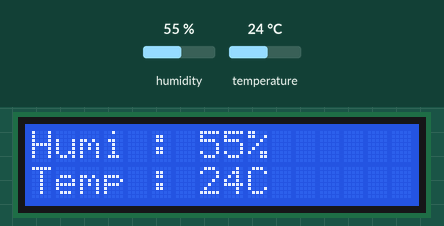
Simulated run of this sketch. Board: Arduino Uno, built with avr-gcc and run on an emulated ATmega328P. Shown: 16×2 character LCD. Inputs (shaded band) come from the test bench; at power-on: humidity 55 %, temperature 24 °C. WiFi joins after 1.5 s; servers stay silent unless stated; what the sketch prints to the serial monitor is not drawn.

Above: at 7.4 s.
7.5 s: humidity set to 22 %
At 16.97 s:
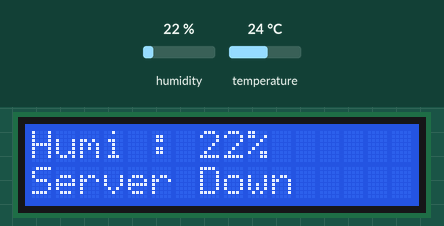
18.5 s: temperature set to 12 °C
At 23.0 s:
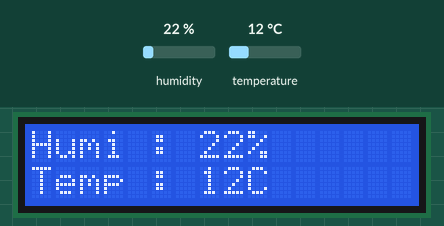
28.3 s: humidity set to 40 %
At 33.0 s:
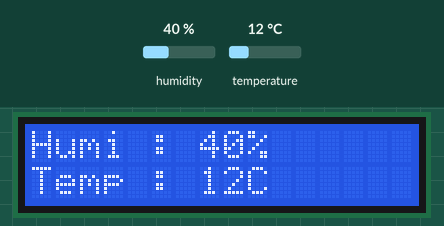
38.3 s: temperature set to 19 °C
At 43.0 s:
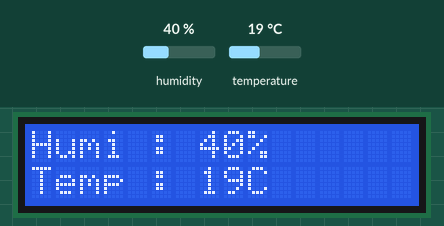
Timing chart, 0 to 44.5 s (numbered marks = the images above; inputs shaded):
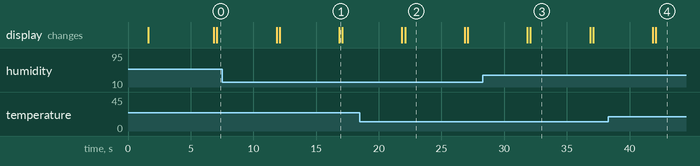

The sketch:

Project_work_hotel_DHTsensor.ino
```cpp
/*
 WiFiEsp test: ClientTest
http://www.kccistc.net/
작성일 : 2021.08.04
작성자 : IoT 임베디드 LJY
*/
#define DEBUG
//#define DEBUG_WIFI //와이파이 정보 확인하고 싶으면 주석 해제, 디버그용

#define AP_SSID "iotsystem2"
#define AP_PASS "iotsystem20"
#define SERVER_NAME "192.168.10.74"
#define SERVER_PORT 5000
#define LOGID "LJY_ARD"
#define PASSWD "PASSWD"

#define WIFITX 7  //7:TX -->ESP8266 RX
#define WIFIRX 6 //6:RX-->ESP8266 TX

#define DOOR_PIN 3

#define CMD_SIZE 50 //for recv & send buf size
#define ARR_CNT 5 //문자열 파싱할 때 파싱한 개수를 구분하기 위한 카운터 디파인

#define DHTPIN 10     // Digital pin connected to the DHT sensor
#define DHTTYPE DHT11   // DHT 11

#include "WiFiEsp.h"
#include "SoftwareSerial.h"
#include <TimerOne.h> //아두이노 MCU인 AVR328의 0, 1, 2 타이머 중 1번 타이머를 쓰겠다
#include <Wire.h> //I2C
#include <LiquidCrystal_I2C.h>
#include "DHT.h"

LiquidCrystal_I2C lcd(0x27, 16, 2); //I2C LCD init

char sendBuf[CMD_SIZE];

bool timerIsrFlag = false; //타이머 발생여부 체크 플래그
unsigned int secCount; //최대 65535까지 카운트 가능

char sendId[10]= "LJY_LDP";
//char* sendId = "LJY_SMP"; //반환받은 아이디 초기화
//새로운 값으로 복사는 안된다. 동적 메모리를 할당해야한다.
//k의 주소값을 저장하기 때문에 readonly 영역을 발생하기 때문에 멈춰야 정상

SoftwareSerial wifiSerial(WIFIRX, WIFITX); //seiral init
WiFiEspClient client; //for socket client

DHT dht(DHTPIN, DHTTYPE);

char lcdLine1[17]="Smart IoT By LJY"; //null문자까지 포함해서 16+1 = 17
char lcdLine2[17]="WiFi Connecting!";
boolean lastButton = LOW;     // 버튼의 이전 상태 저장
boolean currentButton = LOW;    // 버튼의 현재 상태 저장
boolean ledOn = false;      // LED의 현재 상태 (on/off)
boolean cdsFlag = false; //50% 이상 이하 구분을 위한 불리언(참,거짓)플래그

int h; //Humidity
int t; //Temperature

void setup() {

  // put your setup code here, to run once:
    lcd.init(); //클래스 = 멤버변수 + 멤버함수, C++
    lcd.backlight();
    lcdDisplay(0,0,lcdLine1);//x축 가로, y축 세로
    lcdDisplay(0,1,lcdLine2);

    Serial.begin(115200); //DEBUG
    wifi_Setup(); //처음 AP에 연결되었을 때만 실행

    dht.begin();

    Timer1.initialize(1000000);
     //마이크로초 단위, 100만 마이크로초 = 1초
     //1000 = 1밀리초
    Timer1.attachInterrupt(timerIsr); // timerIsr 호출, timerIsr to run every 1 seconds
}

void loop() {
  // put your main code here, to run repeatedly:
  if(client.available()) { //클라이언트에서 데이터가 들어왔으면
    socketEvent();
  }
//reuse possible
  if (timerIsrFlag) //1초마다 셋
  {
    timerIsrFlag = false; //무한정 루프를 도는 것을 방지하기 위한 셋 번경
    if(!(secCount%5)) //5초마다 자동으로 서버 접속 시도하는 부분
    {
      if (!client.connected()) { //클라이언트 연결 종료시
        lcdDisplay(0,1,"Server Down");
        server_Connect(); //계속 서버 커넥트 시도
      }
    }

    if(!(secCount%5))
    {
      if (isnan(h) || isnan(t))
      {
        Serial.println("Failed to read from DHT sensor!");
      }

      h = dht.readHumidity();
      t = dht.readTemperature();

      sprintf(lcdLine1,"Humi : %d%%", h);
      lcdDisplay(0,0,lcdLine1);
      Serial.println(lcdLine1);
      sprintf(lcdLine2,"Temp : %dC", t);
      lcdDisplay(0,1,lcdLine2);
      Serial.println(lcdLine2);

      if(t >= 25)
      {
        client.write("[KSP_ARD1]AC POWER@HIGH");
      }
      else if((t >= 24) && (t < 25))
      {
        client.write("[KSP_ARD1]AC POWER@LOW");
      }
      else if(t < 24)
      {
        client.write("[KSP_ARD1]AC POWER@STOP");
      }

    }
  }
}
void socketEvent()
{
  int i=0;
  char * pToken;
  char * pArray[ARR_CNT]={0};
  char recvBuf[CMD_SIZE]={0}; //수신 데이터를 저장한 버퍼
  int len;

  sendBuf[0] ='\0';
  len =client.readBytesUntil('\n',recvBuf,CMD_SIZE);
  //client 버퍼에서 '\n' 이전까지 읽어와서 recvbuf에 저장
  client.flush(); //'\n' 뒤의 데이터는 다 지운다
#ifdef DEBUG
  Serial.print("recv : ");
  Serial.print(recvBuf);
#endif
  pToken = strtok(recvBuf,"[@]"); //해당 문자 기준으로 분리
  while(pToken != NULL)
  {
    pArray[i] =  pToken;
     if(++i >= ARR_CNT) //들어온 문자열을 토큰으로 분리했는데 그 수가 5개보다 많으면
      break; //탈출
    pToken = strtok(NULL,"[@]");
  }

  //ex)[LJY_ARD]LED@ON
  // = pArray[0] = "LJY_ARD", pArray[1] = "LED", pArray[2] = "ON"

  if((strlen(pArray[1]) + strlen(pArray[2])) < 16) //받은 문자열 길이가 16개 미만이면
  {
    sprintf(lcdLine2,"%s %s",pArray[1],pArray[2]);
    lcdDisplay(0,1,lcdLine2);
  }
  if(!strncmp(pArray[1]," New",4))  // New Connected 앞에 한칸 띄워져 있으니 주의
  {
    Serial.write('\n');
    strcpy(lcdLine2,"Server Connected");
    lcdDisplay(0,1,lcdLine2);

    return ; //리턴 시 해당 처리 과정이 끝나고 밑의 코드는 실행이 안됨
  }
  else if(!strncmp(pArray[1]," Alr",4)) //Already logged 앞에 한칸 띄워져 있으니 주의
  {
    Serial.write('\n');
    client.stop();
    server_Connect(); //와이파이가 아닌 우분투 서버와 연결
    return ;
  }
   else if(!strcmp(pArray[1],"GETSTATE")) {
    strcpy(sendId, pArray[0]); //GETSTATE 명령을 지시한 아이디를 sendId에 저장
    if(!strcmp(pArray[2],"DEV")) {
      sprintf(sendBuf,"[%s]DEV@%s\n",pArray[0],digitalRead(DHTPIN)?"ON":"OFF");
    }
//<<**********************************************************************
  } else
      return;
      //위에 해당되는 문자열이 아니면 여기서 코드를 종료
      //loop back 문제 해결을 위한 return(반환 안되므로 이 아래 코드는 실행 안됨)
//<<**********************************************************************
  client.write(sendBuf,strlen(sendBuf));
  client.flush();

#ifdef DEBUG
  Serial.print(", send : ");
  Serial.print(sendBuf);
#endif
}
void timerIsr() //셋업에서 설정된 주기(1초)마다 호출될 함수
{
//  digitalWrite(LED_BUILTIN_PIN,!digitalRead(LED_BUILTIN_PIN));
  timerIsrFlag = true;
  secCount++;
}
void wifi_Setup() {
  wifiSerial.begin(19200);
  wifi_Init();
  server_Connect();
}
void wifi_Init()
{
  do {
    WiFi.init(&wifiSerial);
    if (WiFi.status() == WL_NO_SHIELD) {
#ifdef DEBUG_WIFI
      Serial.println("WiFi shield not present");
#endif
    }
    else
      break;
  }while(1);

#ifdef DEBUG_WIFI
  Serial.print("Attempting to connect to WPA SSID: ");
  Serial.println(AP_SSID);
#endif
  while(WiFi.begin(AP_SSID, AP_PASS) != WL_CONNECTED) {
#ifdef DEBUG_WIFI
    Serial.print("Attempting to connect to WPA SSID: ");
    Serial.println(AP_SSID);
#endif
  }
  sprintf(lcdLine1,"ID:%s",LOGID);
  lcdDisplay(0,0,lcdLine1);
  sprintf(lcdLine2,"%d.%d.%d.%d", WiFi.localIP()[0], WiFi.localIP()[1], WiFi.localIP()[2], WiFi.localIP()[3]);
  lcdDisplay(0,1,lcdLine2);

#ifdef DEBUG_WIFI
  Serial.println("You're connected to the network");
  printWifiStatus();
#endif
}
int server_Connect()
{
#ifdef DEBUG_WIFI
  Serial.println("Starting connection to server...");
#endif

  if (client.connect(SERVER_NAME, SERVER_PORT)) {
#ifdef DEBUG_WIFI
    Serial.println("Connected to server");
#endif
    client.print("["LOGID":"PASSWD"]");
    // "[""LJY_ARD"":""PASSWD""]"
    // = "[LJY_ARD:PASSWD]"
  }
  else
  {
#ifdef DEBUG_WIFI
     Serial.println("server connection failure");
#endif
  }
}
void printWifiStatus()
{
  // print the SSID of the network you're attached to
  Serial.print("SSID: ");
  Serial.println(WiFi.SSID());

  // print your WiFi shield's IP address
  IPAddress ip = WiFi.localIP();
  Serial.print("IP Address: ");
  Serial.println(ip);

  // print the received signal strength
  long rssi = WiFi.RSSI();
  Serial.print("Signal strength (RSSI):");
  Serial.print(rssi);
  Serial.println(" dBm");
}
void lcdDisplay(int x, int y, char * str)
{
  int len = 16 - strlen(str);
  lcd.setCursor(x,y);
  lcd.print(str);
  for(int i=len;i>0;i--)
    lcd.write(' ');
}
```

Measured:
- after the input at 7.5 s, the display: first differs from a run without the input after 4.6 s (image 1 shows a later state)
- after the input at 18.5 s, the display: first differs from a run without the input after 3.6 s (image 2)
- after the input at 28.3 s, the display: first differs from a run without the input after 3.8 s (image 3)
- after the input at 38.3 s, the display: first differs from a run without the input after 3.8 s (image 4)
- what the display in image 2 shows lasts 4.7 s, from 22.1 s to 26.8 s
